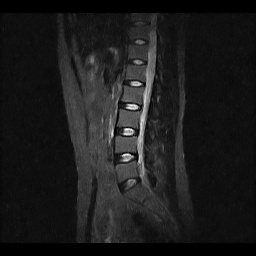
#> input picture 目标检测/test/data/study0.jpg, 256 x 256 px; its folder holds only this picture in this run
$ python '目标检测任务的预处理.py'
#> lines starting #> are read from the running program, lines starting #| are printed output that depends on the picture
import glob
import cv2
import matplotlib.pyplot as plt
import numpy as np
from PIL import Image
from skimage import data, exposure, img_as_float

#label为'train' 或 'test'
def load_txt(classes,path,label):
#> called with path = './', label = 'train'
    print('start loading ' + label + 'ing data')
    text=glob.glob(path+'/'+label+'/data/*.txt')
    pic=glob.glob(path+'/'+label+'/data/*.jpg')
    num = len(pic)#图片数量
    img = np.zeros((num, 224, 224, 3))#保存图像的numpy
    cen_org = np.zeros((num, 11, 2))  # 保存新坐标的numpy
    cen = np.zeros((num, 11, 2))#保存新坐标的numpy
    scale = np.zeros((num,2))#保存横纵比例的numpy
    for index in range(num):
        x = cv2.imread(pic[index], 1)
#> x is the input picture: shape (256, 256, 3); min 0, max 255, mean 27.8
        hp, wp = 224 / x.shape[0], 224 / x.shape[1]#计算横纵比例
#> hp = 0.875; wp = 0.875
        x = cv2.resize(x,dsize = (224, 224))#resize为224*224
#> x: shape (224, 224, 3)
        x = exposure.adjust_gamma(x, 0.4)#伽马校正
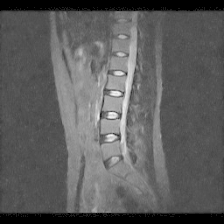
#> x: shape (224, 224, 3); min 0, max 248, mean 93.2
        mean = np.mean(x, axis=(0, 1)).T#计算每个通道平均值
#> mean = [93.21, 93.21, 93.21]
        var = np.std(x, axis=(0, 1)).T#计算每个通道方差
#> var = [40.63, 40.63, 40.63]
        x = (x - mean) / var#得到新的图片
        img[index] = x
        scale[index][0] = wp
        scale[index][1] = hp
        # 遍历该txt文件的每一行
        for line in open(text[index]):
            identification = (line.split("'identification': '")[1].split("'")[0])  # 提取该行的identification
            pos = classes[identification]  # 得到此identification在cen中对应的位置
            cen[index][pos][0] = int(line.split(",")[0]) * wp  # 得到新的横坐标
            cen[index][pos][1] = int(line.split(",")[1]) * hp  # 得到新的纵坐标
            cen_org[index][pos][0] = int(line.split(",")[0])  # 得到原图的横坐标
            cen_org[index][pos][1] = int(line.split(",")[1])  # 得到原图的纵坐标
    np.save('img_' + label + '.npy', img)       #224*224*3的图像npy文件
    np.save('center_' + label + '.npy', cen)    #224*224尺度下的中心坐标
    np.save('scale_' + label + '.npy', scale)   #比例，224除以原图尺寸
    np.save('center_org_' + label + '.npy', cen_org)    #原图尺寸下的中心坐标
    print('finish loading')

if __name__ == '__main__':
    classes={'T12-L1':0,'L1':1,'L1-L2':2,'L2':3,'L2-L3':4,'L3':5,'L3-L4':6,'L4':7,'L4-L5':8,'L5':9,'L5-S1':10}#从上到下确定位置
    # path为文件路径
    #运行时只需将path改为作业数据所在的路径
    path='./'
    # 生成的文件夹或目录均在该py文件所在的文件夹
#> (the run stopped early here; a loop or call above may not have finished)

$ run again, on 目标检测/test/data/study13.jpg
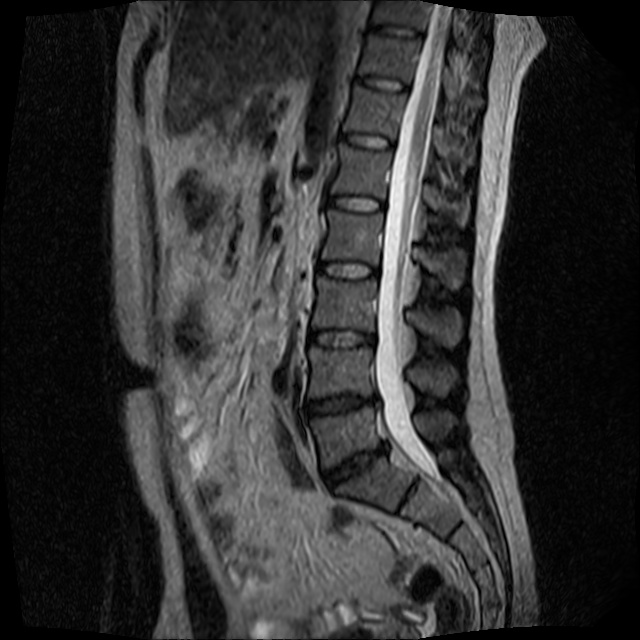
#> input picture 目标检测/test/data/study13.jpg, 640 x 640 px
#> in load_txt, x is the input picture: shape (640, 640, 3); min 0, max 254, mean 51.5
#> in load_txt, `x = exposure.adjust_gamma(x, 0.4)#伽马校正`:
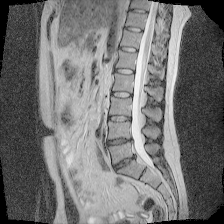
#> x: shape (224, 224, 3); min 0, max 252, mean 115
#> mean = [115, 115, 115]
#> var = [58.34, 58.34, 58.34]

$ run again, on 目标检测/test/data/study14.jpg
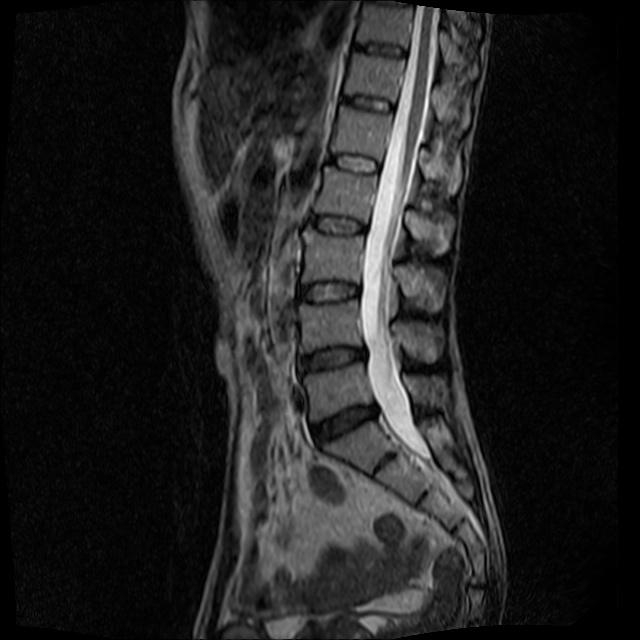
#> input picture 目标检测/test/data/study14.jpg, 640 x 640 px
#> in load_txt, x is the input picture: shape (640, 640, 3); min 0, max 255, mean 33.3
#> in load_txt, `x = exposure.adjust_gamma(x, 0.4)#伽马校正`:
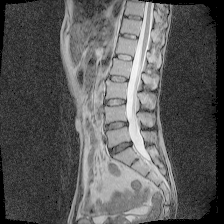
#> x: shape (224, 224, 3); min 0, max 253, mean 89.9
#> mean = [89.92, 89.92, 89.92]
#> var = [56.32, 56.32, 56.32]

$ run again, on 目标检测/test/data/study15.jpg
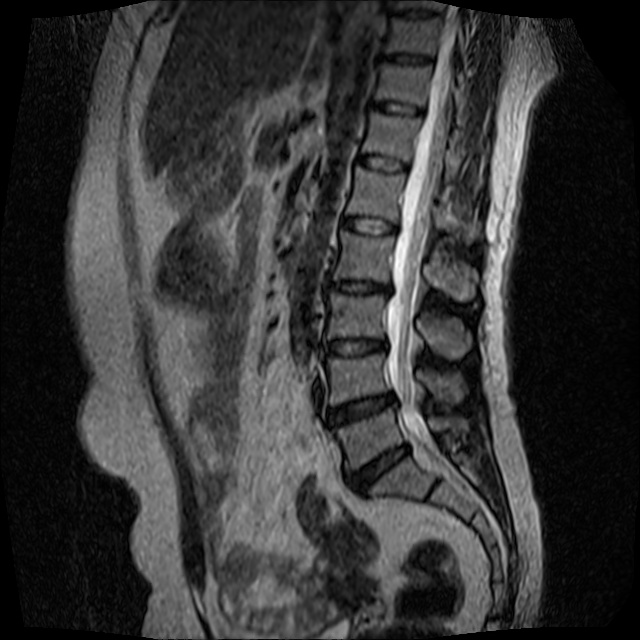
#> input picture 目标检测/test/data/study15.jpg, 640 x 640 px
#> in load_txt, x is the input picture: shape (640, 640, 3); min 0, max 254, mean 54.7
#> in load_txt, `x = exposure.adjust_gamma(x, 0.4)#伽马校正`:
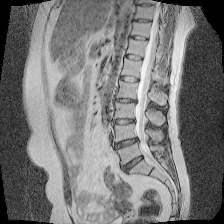
#> x: shape (224, 224, 3); min 0, max 252, mean 120
#> mean = [120, 120, 120]
#> var = [57.13, 57.13, 57.13]

$ run again, on 目标检测/test/data/study1.jpg
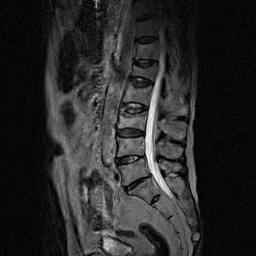
#> input picture 目标检测/test/data/study1.jpg, 256 x 256 px
#> in load_txt, x is the input picture: shape (256, 256, 3); min 0, max 255, mean 41.2
#> in load_txt, `x = exposure.adjust_gamma(x, 0.4)#伽马校正`:
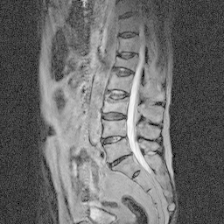
#> x: shape (224, 224, 3); min 0, max 251, mean 107.6
#> mean = [107.6, 107.6, 107.6]
#> var = [48.8, 48.8, 48.8]
